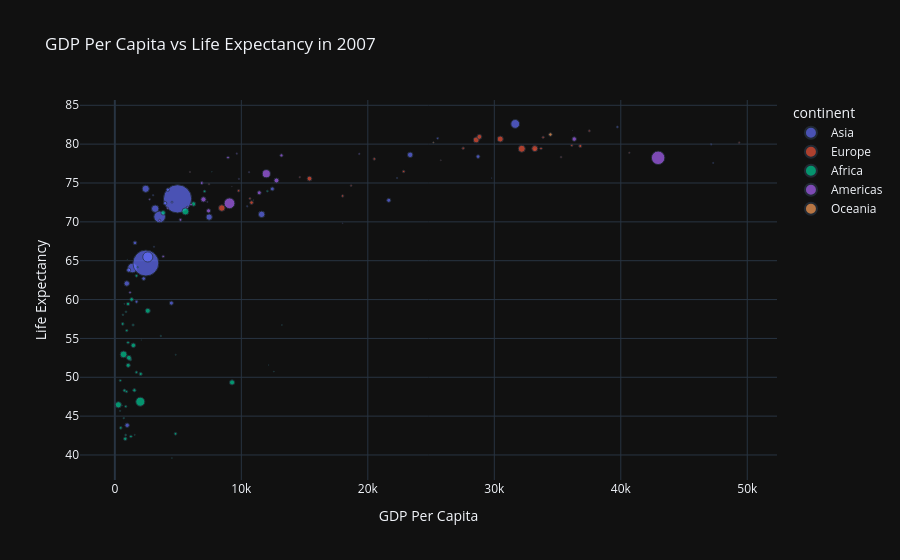

Source (notebook cell):
### Code cell
px.scatter(data_frame=df2,x='gdpPercap',y='lifeExp',size='pop',color='continent',title='GDP Per Capita vs Life Expectancy in 2007',labels={'gdpPercap':'GDP Per Capita','lifeExp':'Life Expectancy'},template='plotly_dark')
